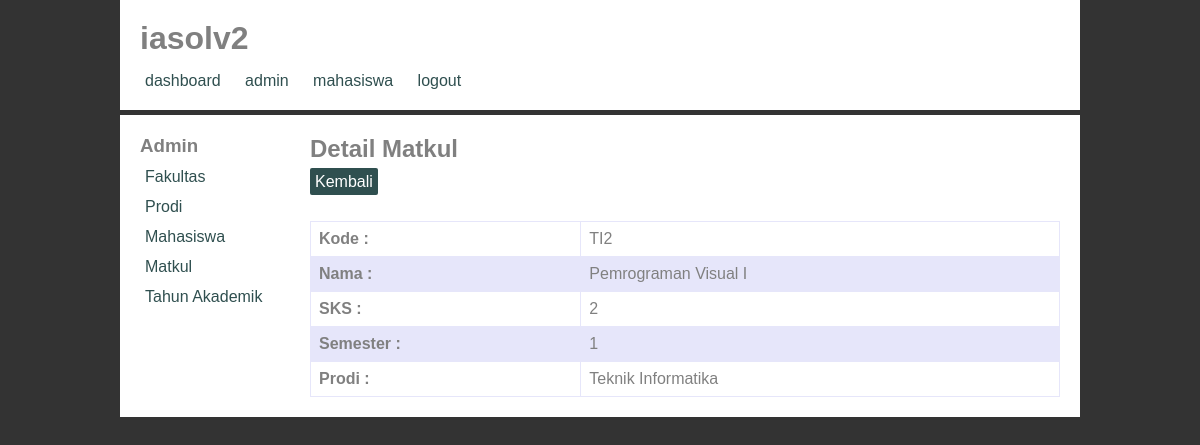
Page /admin/matkul/detail/TI2 on the earlier database version.
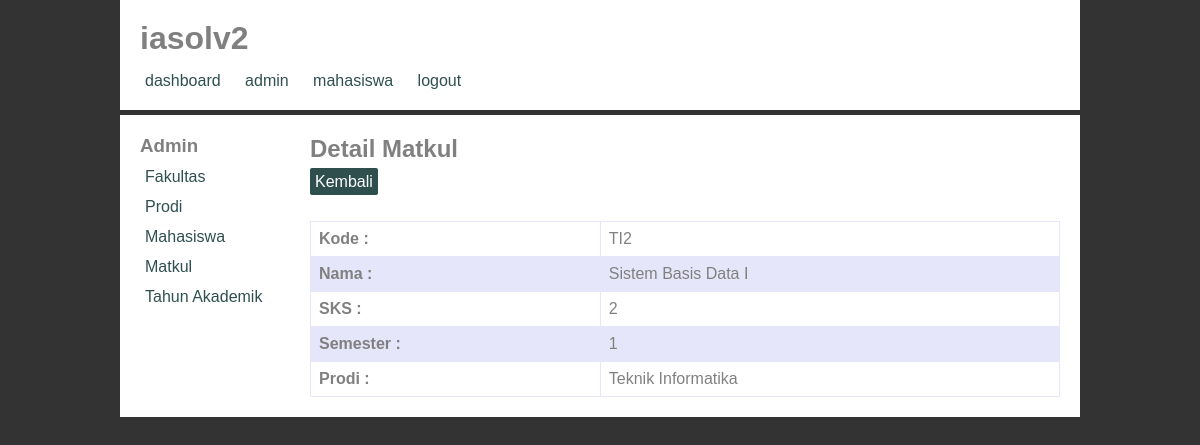
Same page on the later database version.
### tables this page shows
CREATE TABLE `matkul` (
  `kode_matkul` varchar(5) NOT NULL,
  `nama_matkul` varchar(100) NOT NULL,
  `sks` int(1) NOT NULL,
  `smt` int(1) NOT NULL,
  `nama_prodi` varchar(30) NOT NULL
);

### application/controllers/admin/Matkul.php (called while the page is built, shortened)
<?php
class Matkul extends CI_Controller {
  public function __construct() {
    $this->load->model('Matkul_model');
    $this->load->library('form_validation');
  }
  public function detail($id) {
    $data['judul'] = 'Detail Matkul';
    $data['matkul'] = $this->Matkul_model->getById($id,'matkul');
    $this->load->view('admin_templates/header',$data);
    $this->load->view('admin_templates/sidebar');
    $this->load->view('admin/matkul/detail',$data);
    $this->load->view('admin_templates/footer');
  }
}

### index.php (called while the page is built, shortened)
<?php
require_once BASEPATH.'core/CodeIgniter.php';

### application/models/Matkul_model.php (called while the page is built, shortened)
<?php
class Matkul_model extends CI_Model {
  public function getById($id,$table) {
    return $this->db->get_where('matkul',['kode_matkul' => $id])->row_array();
  }
}

### application/views/admin/matkul/detail.php (the view)
<h2>Detail Matkul</h2>
<a class="btn-primary" href="<?php echo base_url() ?>admin/matkul">Kembali</a>
<table>
  <tr>
    <th>Kode : </th>
    <td><?php echo $matkul['kode_matkul']; ?></td>
  </tr>
  <tr>
    <th>Nama : </th>
    <td><?php echo $matkul['nama_matkul']; ?></td>
  </tr>
  <tr>
    <th>SKS : </th>
    <td><?php echo $matkul['sks']; ?></td>
  </tr>
  <tr>
    <th>Semester : </th>
    <td><?php echo $matkul['smt']; ?></td>
  </tr>
  <tr>
    <th>Prodi : </th>
    <td><?php echo $matkul['nama_prodi']; ?></td>
  </tr>
</table>

Differences in the rows shown:
changed matkul "TI2": nama_matkul "Pemrograman Visual I" → "Sistem Basis Data I"
